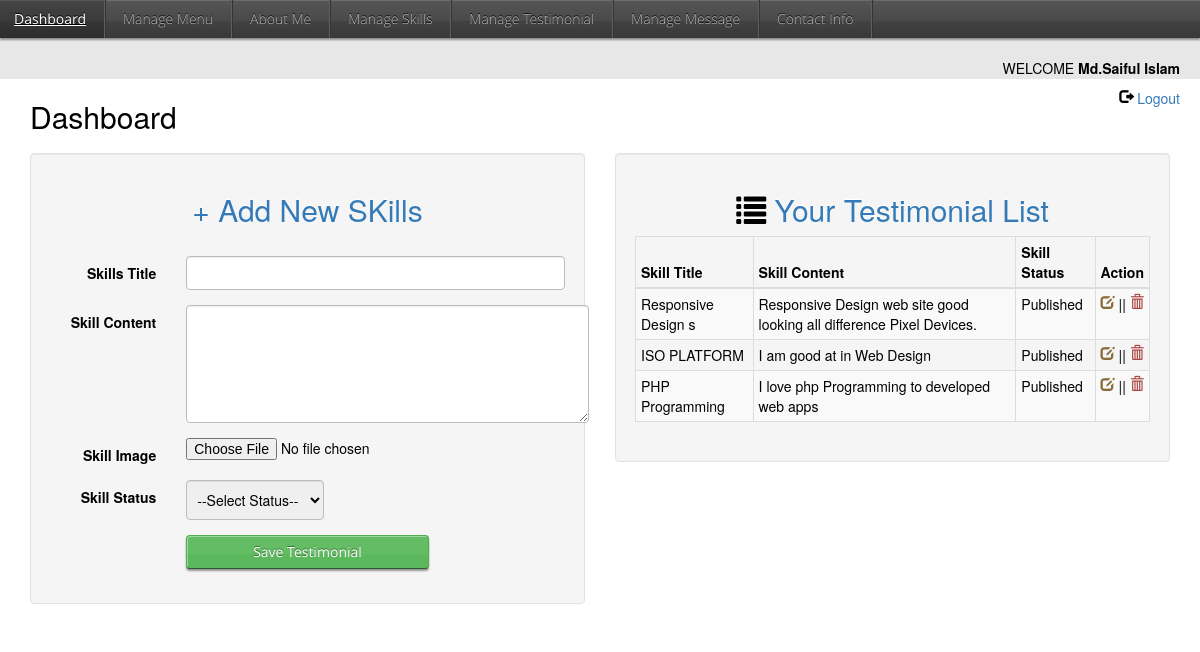
/admin/skills.php (signed in), run on the app's committed database.
### tables this page shows
CREATE TABLE `skills` (
  `id` int(2) NOT NULL,
  `skill_image` varchar(70) NOT NULL,
  `skill_title` varchar(120) NOT NULL,
  `skill_content` text NOT NULL,
  `skill_status` tinyint(1) NOT NULL
);

### admin/Database.php (called while the page is built, shortened)
<?php
	class Database{
		public function __construct(){
			$this->conn=new mysqli("localhost", "root", "", "portfolio");
		}
	}
?>

### admin/portfolio.php (called while the page is built, shortened)
<?php
	require_once'Database.php';
	class Portfolio extends Database{
		public function select($table, $cols){
			$sql="SELECT $cols FROM $table ORDER BY id DESC";
			$query=$this->conn->query($sql);
			if ($query->num_rows>0) {
				return $query->fetch_All(MYSQLI_ASSOC);
			}else
			die('Query Erros'.$this->conn->error);
		}
		public function getAllData($table, $cols){
			return $this->select($table, $cols);
		}
	}
?>

### admin/skills.php (the view, shortened to what this page needs)
<?php
require_once'portfolio.php';
 $portfolio=new Portfolio();
   $skillResult=$portfolio->getAllData("skills", "*");
?>
<!DOCTYPE html>
<html>
<head>
	<link rel="stylesheet" type="text/css" href="adminstyle.css">
	<link href="../css/bootstrap.min.css" rel="stylesheet" type="text/css">
</head>
<body>
<?php include("dashboard_menu.php"); ?>
<div class="container">
<h2>Dashboard</h2>
	<div class="row">
		<div class="col-md-6">
		<?php
		if (isset($_GET['update'])){?>
		<?php
		$id=$_GET['update'];
		$testimonialResultById=$portfolio->getDataById("skills", "*", "id=$id");
		extract($testimonialResultById);
		?>
		<div class="well">
			<a href="skills.php">&laquo;  Back</a>
			<h2 class="text-warning text-center">Update Skill</h2><br/>
		<form class="form-horizontal" action="" method="POST" enctype="multipart/form-data">
			<div class="form-group">
				<label class="col-md-3 control-label"> Skill Title</label>
				<div class="col-md-9">
					<input type="text" name="skill_title" value="<?php echo $skill_title?"$skill_title":""; ?>" class="form-control">
				</div>
			</div>
			<div class="form-group">
				<label class="col-md-3 control-label"> Skill Content</label>
				<div class="col-md-9">
					<textarea name="skill_content" cols="50" rows="5"><?php echo $skill_content?"$skill_content":""; ?></textarea>
				</div>
			</div>
			<div class="form-group">
				<label class="col-md-3 control-label"> Skill Image</label>
				<div class="col-md-9">
					<input type="file" name="skill_image" accept="image/*">
				</div>
			</div>
			<div class="form-group">
				<label class="col-md-3 control-label"> Skill Status</label>
				<div class="col-md-9">
					<select name="skill_status">
						<option>--Select Status--</option>
						<option value="1" <?php echo $skill_status==1?"selected":"";?>>Publish</option>
						<option value="0" <?php echo $skill_status==0?"selected":"";?> >Unpublish</option>
					</select>
				</div>
			</div>
			<div class="form-group">
				<div class="col-md-6 col-md-offset-3">
				<input type="hidden" name="updateId" value="<?php echo $id;?>">
					<input type="submit" name="update" value="Update SKill" class="btn btn-success btn-block">
				</div>
			</div>
		</form>
		</div>
		<?php }else{?>
		<div class="well">
			<h2 class="text-primary text-center">+ Add New SKills</h2><br/>
		<form class="form-horizontal" action="" method="POST" enctype="multipart/form-data">
			<div class="form-group">
				<label class="col-md-3 control-label"> Skills Title</label>
				<div class="col-md-9">
					<input type="text" name="skill_title" class="form-control">
				</div>
			</div>
			<div class="form-group">
				<label class="col-md-3 control-label"> Skill Content</label>
				<div class="col-md-9">
					<textarea name="skill_content" cols="50" rows="5"></textarea>
				</div>
			</div>
			<div class="form-group">
				<label class="col-md-3 control-label"> Skill Image</label>
				<div class="col-md-9">
					<input type="file" name="skill_image" accept="image/*">
				</div>
			</div>
			<div class="form-group">
				<label class="col-md-3 control-label"> Skill Status</label>
				<div class="col-md-9">
					<select name="skill_status">
						<option>--Select Status--</option>
					</select>
				</div>
			</div>
			<div class="form-group">
				<div class="col-md-6 col-md-offset-3">
					<input type="submit" name="submit" value="Save Testimonial" class="btn btn-success btn-block">
				</div>
			</div>
		</form>
		</div>
		<?php };?>
		</div>
		<div class="col-md-6">
			<div class="well">
				<h2 class="text-primary text-center"><span class="glyphicon glyphicon-list"></span> Your Testimonial List</h2>
			<table class="table table-bordered table-striped table-hover table-condensed ">
				<thead>
					<tr>
						<th>Skill Title </th>
						<th>Skill Content </th>
						<th>Skill Status </th>
						<th>Action </th>
					</tr>
				</thead>
				<tbody>
					<?php
      foreach ($skillResult as $skills) {
        extract($skills);
        ?>
        <tr>
        <td><?php echo $skill_title;?></td>
        <td><?php echo $skill_content;?></td>
        <td><?php echo $skill_status==1?"Published":"Unpublished";?> </td>
        <td>
        <a href="?update=<?php echo $id;?>"><span class="glyphicon glyphicon-edit text-warning"></span></a> ||
        <a href="?delete=<?php echo $id;?>" onclick=" return confirm('Realy Do You Want to delete Parmanently ? Can not Undo !')" ><span class="glyphicon glyphicon-trash text-danger"></span></a>
        </td>
      </tr>
      <?php }
      ?>
				</tbody>
			</table>
			</div>
		</div>
	</div>
</div>
</body>
</html>

### admin/adminstyle.css (style rules this page uses)
html, body, div, span, applet, object, iframe, h1, h2, h3, h4, h5, h6, p, blockquote, pre, a, abbr, acronym, address, big, cite, code, del, dfn, em, img, ins, kbd, q, s, samp, small, strike, strong, sub, sup, tt, var, b, u, i, center, dl, dt, dd, ol, ul, li, fieldset, form, label, legend, table, caption, tbody, tfoot, thead, tr, th, td, article, aside, canvas, details, embed, figure, figcaption, footer, header, hgroup, menu, nav, output, ruby, section, summary, time, mark, audio, video { border: 0 none; font: inherit; margin: 0 auto; padding: 0; vertical-align: top; color: #000000; }
table thead th { font-weight: bold; }
* { -webkit-box-sizing:border-box; -moz-box-sizing:border-box; box-sizing:border-box; }
html,body { height: 100%; }
body, input, button, textarea, select, option { font-family: 'Open Sans Light', sans; }
body { background-color: #f7f7f7; color: #333; font-size: 15px; }
h1, h2, h3, h4 { color: #222; font-family: 'Open Sans', sans; margin-bottom: 4px; text-shadow: 0 -1px #fff; }
h2 { font-size: 24px; }
.btn { border: 1px solid #383838; border-bottom: 1px solid rgba(1,1,1,0.5)!important; border-radius: 6px 6px 6px 6px; box-shadow: 1px 1px 0 rgba(255,255,255,0.4) inset, 0 2px 2px rgba(0, 0, 0, 0.4), 0 18px 0 rgba(255, 255, 255, 0.05) inset; color: #FFFFFF; cursor: pointer; display: inline-block; font-family: 'Open Sans',sans; font-size: 15px; margin-bottom: 9px; margin-right: 1px; padding: 6px 20px; outline: 0 none; text-decoration: none; text-shadow: 0 -1px rgba(1,1,1,0.4); vertical-align: top; }
input[type="text"], input[name="text"], select, textarea { border: 1px solid #BCBCBC; border-radius: 4px 4px 4px 4px; box-shadow: 0 1px 1px rgba(0, 0, 0, 0.075) inset; display: inline-block; padding: 8px 6px; outline: 0 none; margin-right: 1px; vertical-align: top; }
select { padding-right: 8px; }

### data on the page
skills: skill_title "Responsive Design s", skill_content "Responsive Design web site good looking all difference Pixel Devices.", skill_status "Published"
skills: skill_title "ISO PLATFORM", skill_content "I am good at in Web Design", skill_status "Published"
skills: skill_title "PHP Programming", skill_content "I love php Programming to developed web apps", skill_status "Published"

### other printed values
$_SESSION['name'] "Md.Saiful Islam"
